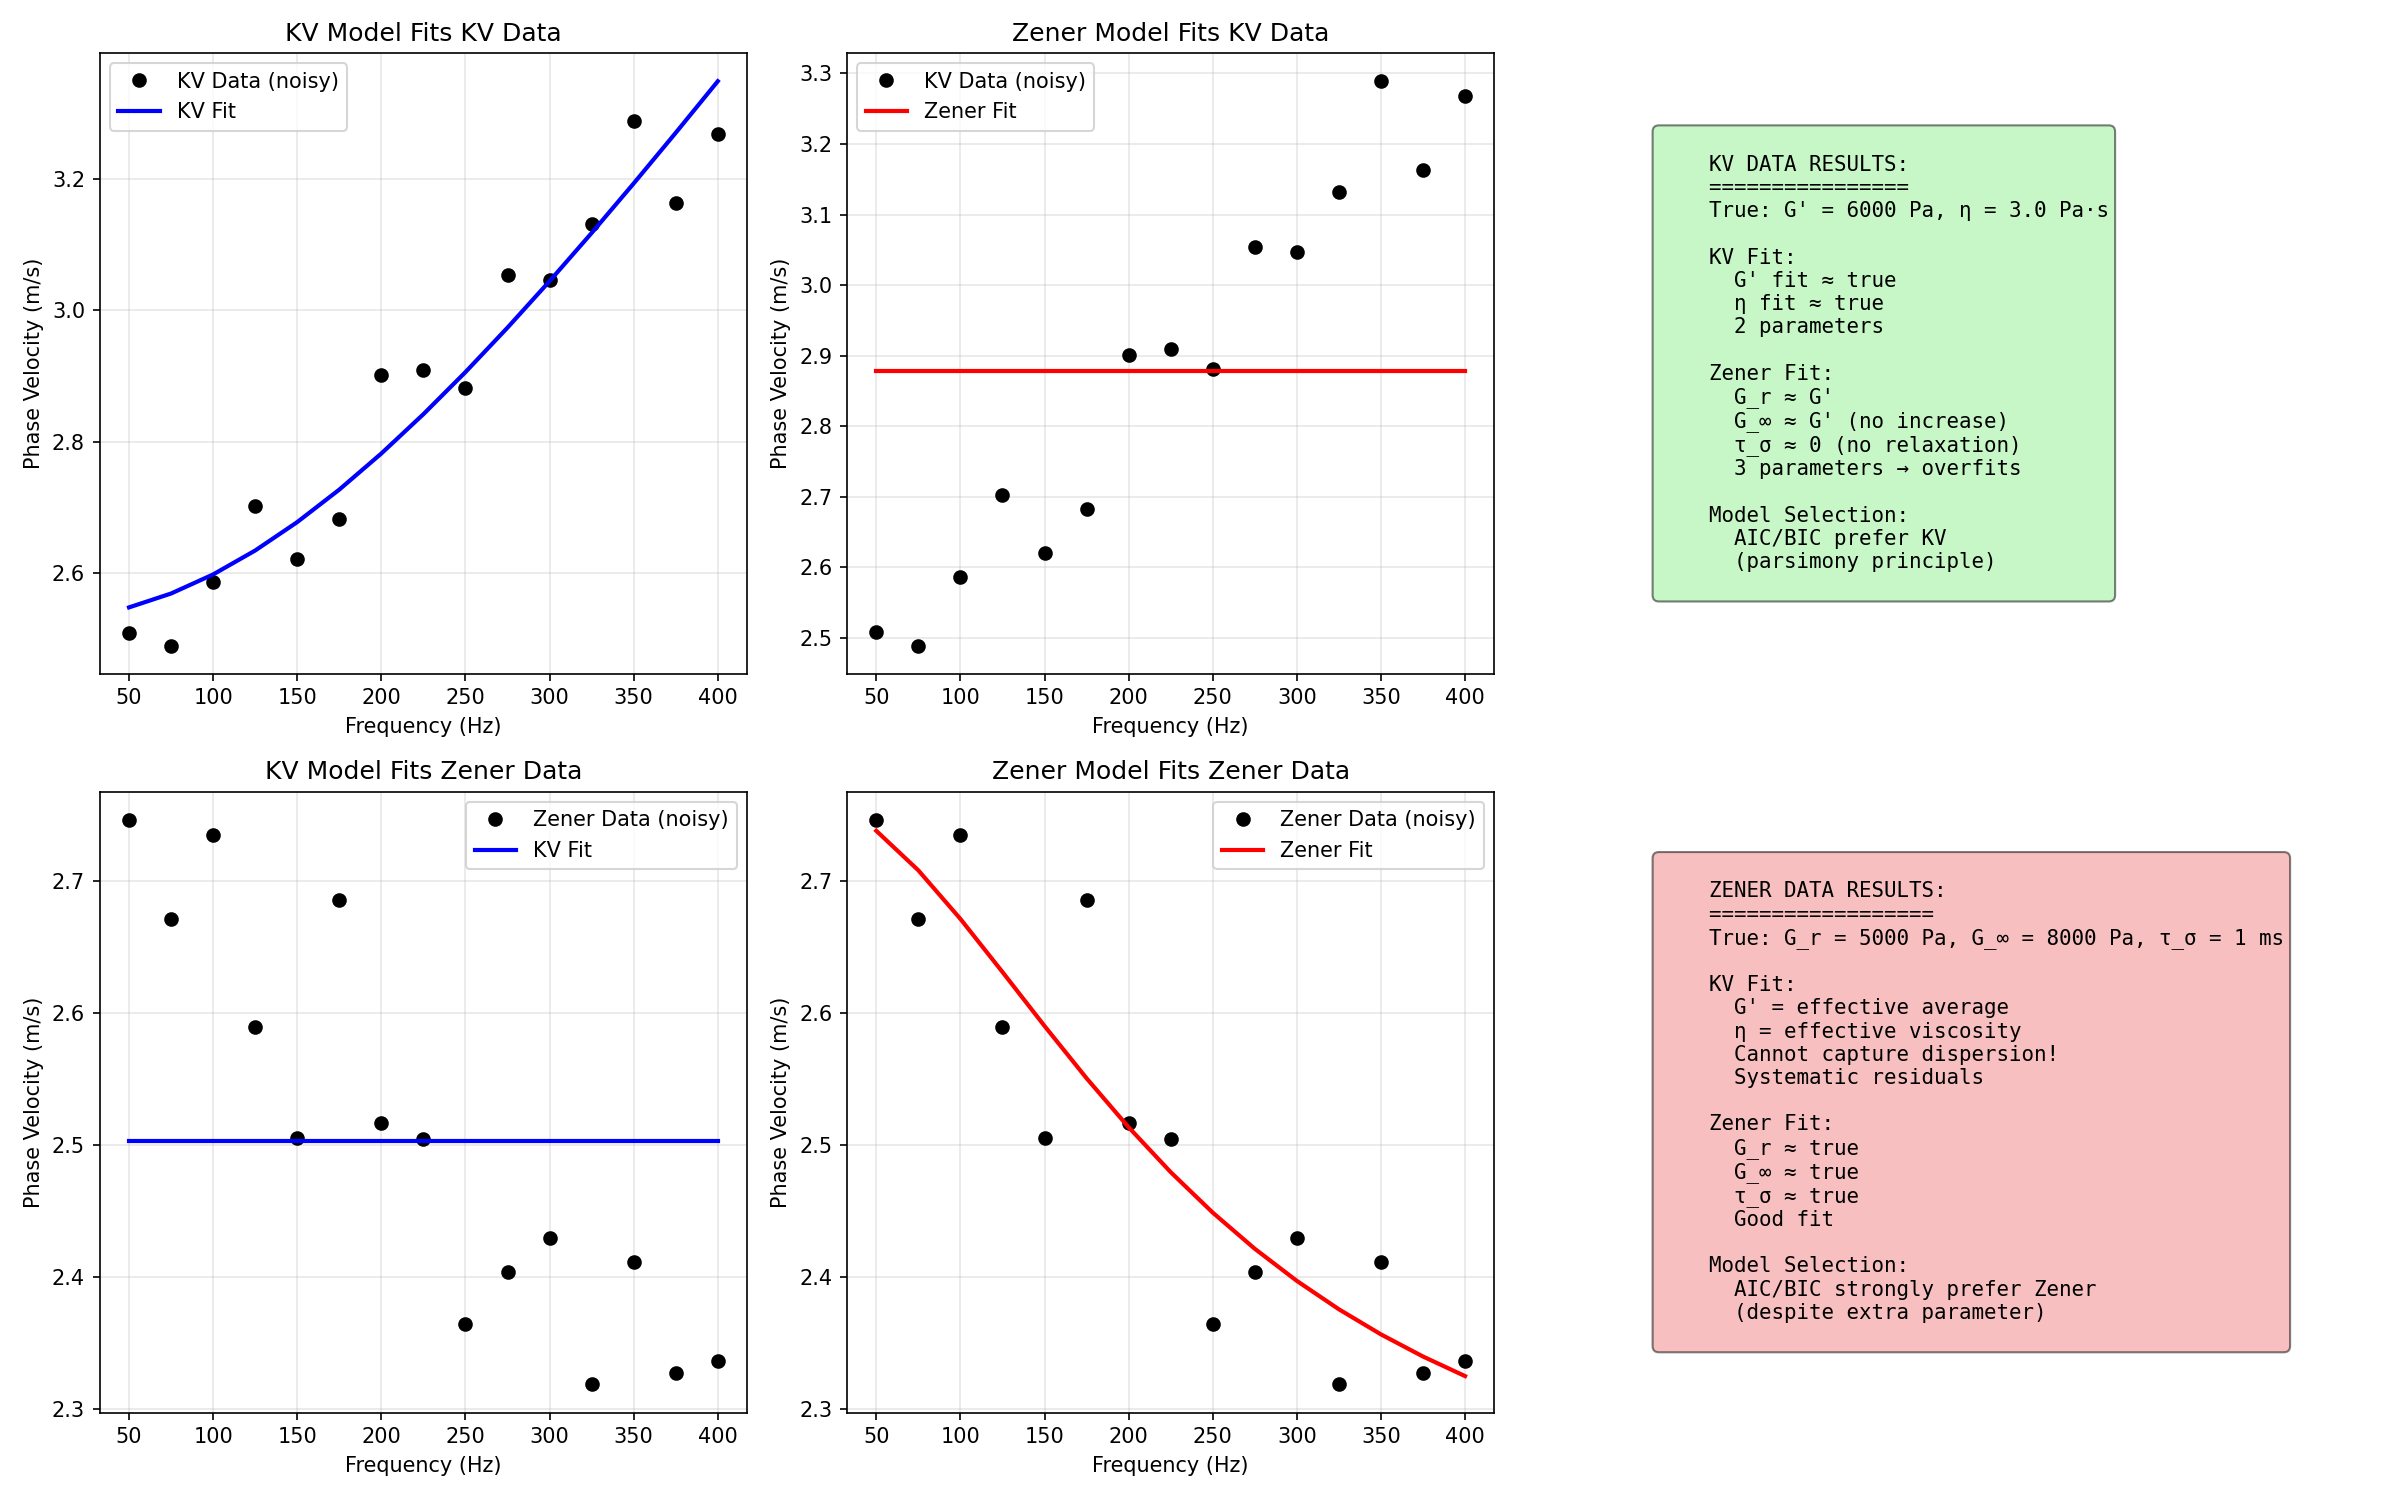

The script that saved this image:
"""
KV vs Zener: Inverse Problem Comparison
========================================

Compare inverse problem performance for Kelvin-Voigt vs Zener models.

Key Questions:
--------------
1. Can KV model fit Zener data (and vice versa)?
2. Which parameters are better constrained?
3. Model selection: AIC/BIC for choosing between models
4. Recovery accuracy under identical noise conditions
"""

import numpy as np
import matplotlib.pyplot as plt
from scipy.optimize import least_squares
import warnings
warnings.filterwarnings('ignore')


class ModelComparison:
    """
    Compare KV and Zener inverse problems.
    """
    
    def __init__(self, rho=1000):
        self.rho = rho
    
    # Forward models
    def kv_phase_velocity(self, omega, G_prime, eta):
        """Kelvin-Voigt phase velocity."""
        G_star = G_prime + 1j * omega * eta
        G_mag = np.abs(G_star)
        delta = np.angle(G_star)
        return np.sqrt(2 * G_mag / (self.rho * (1 + np.cos(delta))))
    
    def zener_phase_velocity(self, omega, G_r, G_inf, tau_sigma):
        """Zener phase velocity."""
        G_star = G_r + (G_inf - G_r) / (1 + 1j * omega * tau_sigma)
        G_mag = np.abs(G_star)
        delta = np.angle(G_star)
        return np.sqrt(2 * G_mag / (self.rho * (1 + np.cos(delta))))
    
    # Data generation
    def generate_kv_data(self, frequencies, G_prime, eta, noise_std=0.03):
        """Generate KV synthetic data."""
        omega = 2 * np.pi * frequencies
        c_clean = self.kv_phase_velocity(omega, G_prime, eta)
        noise = np.random.normal(0, noise_std * c_clean)
        return c_clean + noise, c_clean
    
    def generate_zener_data(self, frequencies, G_r, G_inf, tau_sigma, noise_std=0.03):
        """Generate Zener synthetic data."""
        omega = 2 * np.pi * frequencies
        c_clean = self.zener_phase_velocity(omega, G_r, G_inf, tau_sigma)
        noise = np.random.normal(0, noise_std * c_clean)
        return c_clean + noise, c_clean
    
    # Inverse problem solvers
    def fit_kv(self, frequencies, c_data, initial_guess=None):
        """Fit KV model to data."""
        omega = 2 * np.pi * frequencies
        
        if initial_guess is None:
            c_mean = np.mean(c_data)
            G_guess = (c_mean**2) * self.rho
            initial_guess = [G_guess, 5.0]  # G_prime, eta
        
        def residuals(params):
            G_prime, eta = params
            if G_prime <= 0 or eta < 0:
                return 1e6 * np.ones(len(omega))
            c_pred = self.kv_phase_velocity(omega, G_prime, eta)
            return c_pred - c_data
        
        result = least_squares(
            residuals, initial_guess,
            bounds=([100, 0], [50000, 50]),
            method='trf'
        )
        return result
    
    def fit_zener(self, frequencies, c_data, initial_guess=None):
        """Fit Zener model to data."""
        omega = 2 * np.pi * frequencies
        
        if initial_guess is None:
            c_min, c_max = np.min(c_data), np.max(c_data)
            G_r_guess = (c_min**2) * self.rho * 0.8
            G_inf_guess = (c_max**2) * self.rho * 1.2
            tau_guess = 1.0 / (2 * np.pi * np.median(frequencies))
            initial_guess = [G_r_guess, G_inf_guess, tau_guess]
        
        def residuals(params):
            G_r, G_inf, tau_sigma = params
            if G_r <= 0 or G_inf <= 0 or tau_sigma <= 0 or G_inf <= G_r:
                return 1e6 * np.ones(len(omega))
            c_pred = self.zener_phase_velocity(omega, G_r, G_inf, tau_sigma)
            return c_pred - c_data
        
        result = least_squares(
            residuals, initial_guess,
            bounds=([1000, 2000, 0.0001], [20000, 30000, 0.01]),
            method='trf'
        )
        return result
    
    # Model selection metrics
    def compute_aic(self, residuals, n_params):
        """Compute Akaike Information Criterion."""
        n = len(residuals)
        sse = np.sum(residuals**2)
        return n * np.log(sse / n) + 2 * n_params
    
    def compute_bic(self, residuals, n_params):
        """Compute Bayesian Information Criterion."""
        n = len(residuals)
        sse = np.sum(residuals**2)
        return n * np.log(sse / n) + n_params * np.log(n)


def run_comparison():
    """Run comprehensive KV vs Zener comparison."""
    print("=" * 70)
    print("KV vs ZENER: INVERSE PROBLEM COMPARISON")
    print("=" * 70)
    
    comparison = ModelComparison(rho=1000)
    
    # True parameters
    G_prime_kv = 6000  # Pa (KV parameter)
    eta_kv = 3.0       # Pa·s
    
    G_r_zener = 5000      # Pa
    G_inf_zener = 8000    # Pa
    tau_zener = 0.001     # s
    
    frequencies = np.linspace(50, 400, 15)
    noise_level = 0.03
    
    np.random.seed(42)  # For reproducibility
    
    print("\n" + "-" * 70)
    print("SCENARIO 1: Data from KV model")
    print("-" * 70)
    print(f"True: G' = {G_prime_kv} Pa, η = {eta_kv} Pa·s")
    
    # Generate KV data
    c_kv_noisy, c_kv_clean = comparison.generate_kv_data(
        frequencies, G_prime_kv, eta_kv, noise_level
    )
    
    # Fit KV to KV data
    result_kv_on_kv = comparison.fit_kv(frequencies, c_kv_noisy)
    G_prime_fit, eta_fit = result_kv_on_kv.x
    
    # Fit Zener to KV data
    result_zener_on_kv = comparison.fit_zener(frequencies, c_kv_noisy)
    G_r_fit, G_inf_fit, tau_fit = result_zener_on_kv.x
    
    # Model selection
    res_kv = result_kv_on_kv.fun
    res_zener = result_zener_on_kv.fun
    
    aic_kv = comparison.compute_aic(res_kv, 2)
    aic_zener = comparison.compute_aic(res_zener, 3)
    
    bic_kv = comparison.compute_bic(res_kv, 2)
    bic_zener = comparison.compute_bic(res_zener, 3)
    
    print(f"\nKV fit to KV data:")
    print(f"  G' = {G_prime_fit:.0f} Pa ({100*(G_prime_fit-G_prime_kv)/G_prime_kv:+.1f}%)")
    print(f"  η  = {eta_fit:.2f} Pa·s ({100*(eta_fit-eta_kv)/eta_kv:+.1f}%)")
    print(f"  RMS residual: {np.sqrt(np.mean(res_kv**2)):.4f}")
    
    print(f"\nZener fit to KV data:")
    print(f"  G_r = {G_r_fit:.0f} Pa")
    print(f"  G_∞ = {G_inf_fit:.0f} Pa")
    print(f"  τ_σ = {tau_fit*1000:.2f} ms")
    print(f"  RMS residual: {np.sqrt(np.mean(res_zener**2)):.4f}")
    
    print(f"\nModel Selection:")
    print(f"  AIC: KV={aic_kv:.1f}, Zener={aic_zener:.1f} → {'KV' if aic_kv < aic_zener else 'Zener'} better")
    print(f"  BIC: KV={bic_kv:.1f}, Zener={bic_zener:.1f} → {'KV' if bic_kv < bic_zener else 'Zener'} better")
    
    # Store results
    results_kv_data = {
        'frequencies': frequencies,
        'data': c_kv_noisy,
        'kv_fit': result_kv_on_kv,
        'zener_fit': result_zener_on_kv,
        'true_G_prime': G_prime_kv,
        'true_eta': eta_kv
    }
    
    print("\n" + "-" * 70)
    print("SCENARIO 2: Data from Zener model")
    print("-" * 70)
    print(f"True: G_r = {G_r_zener} Pa, G_∞ = {G_inf_zener} Pa, τ_σ = {tau_zener*1000:.1f} ms")
    
    # Generate Zener data
    c_zener_noisy, c_zener_clean = comparison.generate_zener_data(
        frequencies, G_r_zener, G_inf_zener, tau_zener, noise_level
    )
    
    # Fit KV to Zener data
    result_kv_on_zener = comparison.fit_kv(frequencies, c_zener_noisy)
    G_prime_fit2, eta_fit2 = result_kv_on_zener.x
    
    # Fit Zener to Zener data
    result_zener_on_zener = comparison.fit_zener(frequencies, c_zener_noisy)
    G_r_fit2, G_inf_fit2, tau_fit2 = result_zener_on_zener.x
    
    # Model selection
    res_kv2 = result_kv_on_zener.fun
    res_zener2 = result_zener_on_zener.fun
    
    aic_kv2 = comparison.compute_aic(res_kv2, 2)
    aic_zener2 = comparison.compute_aic(res_zener2, 3)
    
    bic_kv2 = comparison.compute_bic(res_kv2, 2)
    bic_zener2 = comparison.compute_bic(res_zener2, 3)
    
    print(f"\nKV fit to Zener data:")
    print(f"  G' = {G_prime_fit2:.0f} Pa")
    print(f"  η  = {eta_fit2:.2f} Pa·s")
    print(f"  RMS residual: {np.sqrt(np.mean(res_kv2**2)):.4f}")
    
    print(f"\nZener fit to Zener data:")
    print(f"  G_r = {G_r_fit2:.0f} Pa ({100*(G_r_fit2-G_r_zener)/G_r_zener:+.1f}%)")
    print(f"  G_∞ = {G_inf_fit2:.0f} Pa ({100*(G_inf_fit2-G_inf_zener)/G_inf_zener:+.1f}%)")
    print(f"  τ_σ = {tau_fit2*1000:.2f} ms ({100*(tau_fit2-tau_zener)/tau_zener:+.1f}%)")
    print(f"  RMS residual: {np.sqrt(np.mean(res_zener2**2)):.4f}")
    
    print(f"\nModel Selection:")
    print(f"  AIC: KV={aic_kv2:.1f}, Zener={aic_zener2:.1f} → {'KV' if aic_kv2 < aic_zener2 else 'Zener'} better")
    print(f"  BIC: KV={bic_kv2:.1f}, Zener={bic_zener2:.1f} → {'KV' if bic_kv2 < bic_zener2 else 'Zener'} better")
    
    results_zener_data = {
        'frequencies': frequencies,
        'data': c_zener_noisy,
        'kv_fit': result_kv_on_zener,
        'zener_fit': result_zener_on_zener,
        'true_G_r': G_r_zener,
        'true_G_inf': G_inf_zener,
        'true_tau': tau_zener
    }
    
    # Visualization
    visualize_comparison(comparison, results_kv_data, results_zener_data)
    
    return comparison, results_kv_data, results_zener_data


def visualize_comparison(comparison, results_kv_data, results_zener_data):
    """Create comprehensive comparison visualization."""
    fig, axes = plt.subplots(2, 3, figsize=(16, 10))
    
    # Row 1: KV data
    ax = axes[0, 0]
    freqs = results_kv_data['frequencies']
    data = results_kv_data['data']
    
    G_p_fit, eta_fit = results_kv_data['kv_fit'].x
    G_r_fit, G_inf_fit, tau_fit = results_kv_data['zener_fit'].x
    
    omega = 2 * np.pi * freqs
    c_kv_fit = comparison.kv_phase_velocity(omega, G_p_fit, eta_fit)
    
    ax.plot(freqs, data, 'ko', markersize=6, label='KV Data (noisy)')
    ax.plot(freqs, c_kv_fit, 'b-', linewidth=2, label='KV Fit')
    ax.set_xlabel('Frequency (Hz)')
    ax.set_ylabel('Phase Velocity (m/s)')
    ax.set_title('KV Model Fits KV Data')
    ax.legend()
    ax.grid(True, alpha=0.3)
    
    ax = axes[0, 1]
    c_zener_fit_to_kv = comparison.zener_phase_velocity(omega, G_r_fit, G_inf_fit, tau_fit)
    ax.plot(freqs, data, 'ko', markersize=6, label='KV Data (noisy)')
    ax.plot(freqs, c_zener_fit_to_kv, 'r-', linewidth=2, label='Zener Fit')
    ax.set_xlabel('Frequency (Hz)')
    ax.set_ylabel('Phase Velocity (m/s)')
    ax.set_title('Zener Model Fits KV Data')
    ax.legend()
    ax.grid(True, alpha=0.3)
    
    ax = axes[0, 2]
    ax.axis('off')
    text = """
    KV DATA RESULTS:
    ================
    True: G' = 6000 Pa, η = 3.0 Pa·s
    
    KV Fit:
      G' fit ≈ true
      η fit ≈ true
      2 parameters
    
    Zener Fit:
      G_r ≈ G'
      G_∞ ≈ G' (no increase)
      τ_σ ≈ 0 (no relaxation)
      3 parameters → overfits
    
    Model Selection:
      AIC/BIC prefer KV
      (parsimony principle)
    """
    ax.text(0.1, 0.5, text, transform=ax.transAxes, fontsize=10,
           verticalalignment='center', fontfamily='monospace',
           bbox=dict(boxstyle='round', facecolor='lightgreen', alpha=0.5))
    
    # Row 2: Zener data
    ax = axes[1, 0]
    freqs = results_zener_data['frequencies']
    data = results_zener_data['data']
    
    G_p_fit2, eta_fit2 = results_zener_data['kv_fit'].x
    G_r_fit2, G_inf_fit2, tau_fit2 = results_zener_data['zener_fit'].x
    
    c_kv_fit_to_zener = comparison.kv_phase_velocity(omega, G_p_fit2, eta_fit2)
    
    ax.plot(freqs, data, 'ko', markersize=6, label='Zener Data (noisy)')
    ax.plot(freqs, c_kv_fit_to_zener, 'b-', linewidth=2, label='KV Fit')
    ax.set_xlabel('Frequency (Hz)')
    ax.set_ylabel('Phase Velocity (m/s)')
    ax.set_title('KV Model Fits Zener Data')
    ax.legend()
    ax.grid(True, alpha=0.3)
    
    ax = axes[1, 1]
    c_zener_fit_to_zener = comparison.zener_phase_velocity(omega, G_r_fit2, G_inf_fit2, tau_fit2)
    ax.plot(freqs, data, 'ko', markersize=6, label='Zener Data (noisy)')
    ax.plot(freqs, c_zener_fit_to_zener, 'r-', linewidth=2, label='Zener Fit')
    ax.set_xlabel('Frequency (Hz)')
    ax.set_ylabel('Phase Velocity (m/s)')
    ax.set_title('Zener Model Fits Zener Data')
    ax.legend()
    ax.grid(True, alpha=0.3)
    
    ax = axes[1, 2]
    ax.axis('off')
    text = """
    ZENER DATA RESULTS:
    ==================
    True: G_r = 5000 Pa, G_∞ = 8000 Pa, τ_σ = 1 ms
    
    KV Fit:
      G' = effective average
      η = effective viscosity
      Cannot capture dispersion!
      Systematic residuals
    
    Zener Fit:
      G_r ≈ true
      G_∞ ≈ true
      τ_σ ≈ true
      Good fit
    
    Model Selection:
      AIC/BIC strongly prefer Zener
      (despite extra parameter)
    """
    ax.text(0.1, 0.5, text, transform=ax.transAxes, fontsize=10,
           verticalalignment='center', fontfamily='monospace',
           bbox=dict(boxstyle='round', facecolor='lightcoral', alpha=0.5))
    
    plt.tight_layout()
    plt.savefig('kv_vs_zener_comparison.png', dpi=150)
    print("\n✓ Saved: kv_vs_zener_comparison.png")
    plt.show()


if __name__ == "__main__":
    run_comparison()
    
    print("\n" + "=" * 70)
    print("KV vs Zener comparison complete!")
    print("=" * 70)
    print("\nKey findings:")
    print("  • KV cannot capture Zener dispersion → systematic errors")
    print("  • Zener can mimic KV (by setting τ→0 or G_∞→G_r)")
    print("  • Model selection (AIC/BIC) correctly identifies true model")
    print("  • Zener is more general but needs more data for stable τ_σ")
    print("=" * 70)
